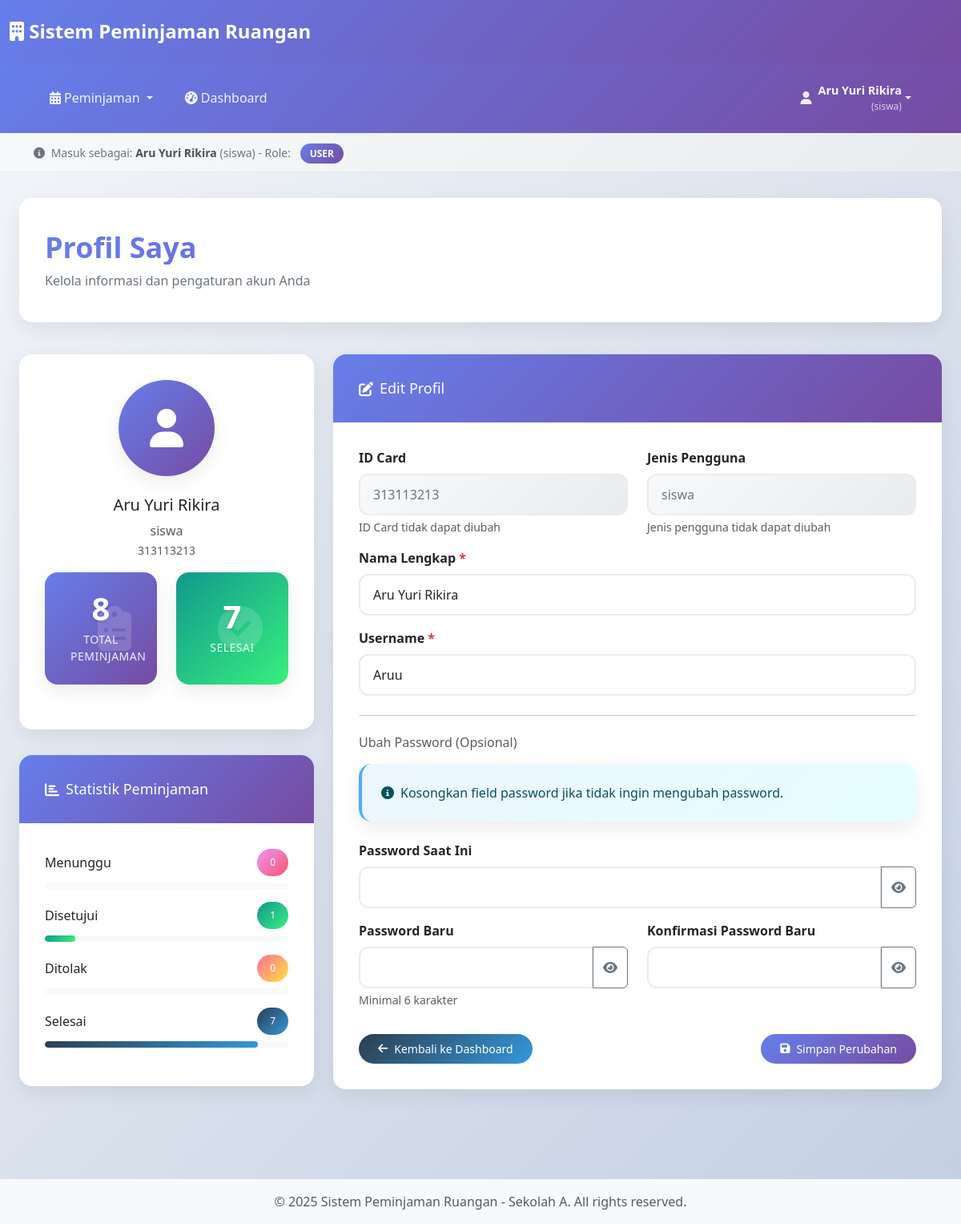
/user/profile.php (signed in), run on the app's committed database.
### tables this page shows
CREATE TABLE IF NOT EXISTS users (
    user_id INT PRIMARY KEY,
    id_card VARCHAR(50),
    username VARCHAR(50),
    password VARCHAR(100),
    role VARCHAR(20),
    jenis_pengguna VARCHAR(50),
    nama_lengkap VARCHAR(100),
    created_at DATETIME
);

### user/profile.php (the view, shortened to what this page needs)
<?php
require_once '../config/database.php';
$user_id = $_SESSION['user_id'];
$stmt = $pdo->prepare("SELECT * FROM users WHERE user_id = ?");
$stmt->execute([$user_id]);
$user = $stmt->fetch();
$stmt = $pdo->prepare("
    SELECT
        COUNT(*) as total,
        SUM(CASE WHEN status = 'menunggu' THEN 1 ELSE 0 END) as menunggu,
        SUM(CASE WHEN status = 'disetujui' THEN 1 ELSE 0 END) as disetujui,
        SUM(CASE WHEN status = 'ditolak' THEN 1 ELSE 0 END) as ditolak,
        SUM(CASE WHEN status = 'selesai' THEN 1 ELSE 0 END) as selesai
    FROM peminjaman_ruangan
    WHERE user_id = ?
");
$stmt->execute([$user_id]);
$stats = $stmt->fetch();
include '../includes/header.php';
include '../includes/navbar.php';
?>
<div class="main-content">
    <div class="dashboard-header fade-in-up">
        <h1 class="dashboard-title">Profil Saya</h1>
        <p class="dashboard-subtitle">Kelola informasi dan pengaturan akun Anda</p>
    </div>
    <div class="row">
        <div class="col-lg-4">
            <div class="content-card fade-in-up animate-delay-1">
                <div class="card-body text-center">
                    <div class="profile-avatar">
                        <i class="fas fa-user"></i>
                    </div>
                    <h5 class="mb-2"><?= htmlspecialchars($user['nama_lengkap']) ?></h5>
                    <p class="text-muted mb-3">
                        <?= htmlspecialchars($user['jenis_pengguna']) ?><br>
                        <small><?= htmlspecialchars($user['id_card']) ?></small>
                    </p>
                    <div class="row text-center">
                        <div class="col-6">
                            <div class="stats-card stats-card-primary">
                                <div class="stats-card-body">
                                    <h4 class="stats-number"><?= $stats['total'] ?></h4>
                                    <p class="stats-label">Total Peminjaman</p>
                                </div>
                                <i class="fas fa-clipboard-list stats-icon"></i>
                            </div>
                        </div>
                        <div class="col-6">
                            <div class="stats-card stats-card-success">
                                <div class="stats-card-body">
                                    <h4 class="stats-number"><?= $stats['selesai'] ?></h4>
                                    <p class="stats-label">Selesai</p>
                                </div>
                                <i class="fas fa-check-circle stats-icon"></i>
                            </div>
                        </div>
                    </div>
                </div>
            </div>
            <div class="content-card fade-in-up animate-delay-2">
                <div class="card-header-modern">
                    <h6><i class="fas fa-chart-bar"></i> Statistik Peminjaman</h6>
                </div>
                <div class="card-body">
                    <div class="mb-3">
                        <div class="d-flex justify-content-between align-items-center mb-1">
                            <span>Menunggu</span>
                            <span class="badge-modern badge-warning"><?= $stats['menunggu'] ?></span>
                        </div>
                        <div class="progress-modern">
                        </div>
                    </div>
                    <div class="mb-3">
                        <div class="d-flex justify-content-between align-items-center mb-1">
                            <span>Disetujui</span>
                            <span class="badge-modern badge-success"><?= $stats['disetujui'] ?></span>
                        </div>
                        <div class="progress-modern">
                            <div class="progress-bar-modern progress-bar-success" style="width: <?= $stats['total'] > 0 ? ($stats['disetujui']/$stats['total']*100) : 0 ?>%"></div>
                        </div>
                    </div>
                    <div class="mb-3">
                        <div class="d-flex justify-content-between align-items-center mb-1">
                            <span>Ditolak</span>
                            <span class="badge-modern badge-danger"><?= $stats['ditolak'] ?></span>
                        </div>
                        <div class="progress-modern">
                        </div>
                    </div>
                    <div class="mb-3">
                        <div class="d-flex justify-content-between align-items-center mb-1">
                            <span>Selesai</span>
                            <span class="badge-modern badge-secondary"><?= $stats['selesai'] ?></span>
                        </div>
                        <div class="progress-modern">
                            <div class="progress-bar-modern progress-bar-secondary" style="width: <?= $stats['total'] > 0 ? ($stats['selesai']/$stats['total']*100) : 0 ?>%"></div>
                        </div>
                    </div>
                </div>
            </div>
        </div>
        <div class="col-lg-8">
            <div class="content-card fade-in-up animate-delay-3">
                <div class="card-header-modern">
                    <h5><i class="fas fa-edit"></i> Edit Profil</h5>
                </div>
                <div class="card-body">
                    <form method="POST">
                        <div class="row">
                            <div class="col-md-6">
                                <div class="mb-3">
                                    <label for="id_card" class="form-label fw-semibold">ID Card</label>
                                    <input type="text" class="form-control form-control-modern" id="id_card" value="<?= htmlspecialchars($user['id_card']) ?>" readonly>
                                    <div class="form-text">ID Card tidak dapat diubah</div>
                                </div>
                            </div>
                            <div class="col-md-6">
                                <div class="mb-3">
                                    <label for="jenis_pengguna" class="form-label fw-semibold">Jenis Pengguna</label>
                                    <input type="text" class="form-control form-control-modern" id="jenis_pengguna" value="<?= htmlspecialchars($user['jenis_pengguna']) ?>" readonly>
                                    <div class="form-text">Jenis pengguna tidak dapat diubah</div>
                                </div>
                            </div>
                        </div>
                        <div class="mb-3">
                            <label for="nama_lengkap" class="form-label fw-semibold">Nama Lengkap <span class="text-danger">*</span></label>
                            <input type="text" class="form-control form-control-modern" id="nama_lengkap" name="nama_lengkap"
                                   value="<?= htmlspecialchars($user['nama_lengkap']) ?>" required>
                        </div>
                        <div class="mb-3">
                            <label for="username" class="form-label fw-semibold">Username <span class="text-danger">*</span></label>
                            <input type="text" class="form-control form-control-modern" id="username" name="username"
                                   value="<?= htmlspecialchars($user['username']) ?>" required>
                        </div>
                        <hr class="my-4">
                        <h6 class="text-muted mb-3">Ubah Password (Opsional)</h6>
                        <div class="alert-modern alert-info-modern mb-4">
                            <i class="fas fa-info-circle"></i>
                            <span>Kosongkan field password jika tidak ingin mengubah password.</span>
                        </div>
                        <div class="mb-3">
                            <label for="current_password" class="form-label fw-semibold">Password Saat Ini</label>
                            <div class="input-group">
                                <input type="password" class="form-control form-control-modern" id="current_password" name="current_password" style="border-top-right-radius: 0; border-bottom-right-radius: 0;">
                                <button class="btn btn-outline-secondary" type="button" onclick="togglePassword('current_password')" style="border-top-left-radius: 0; border-bottom-left-radius: 0;">
                                    <i class="fas fa-eye" id="current_password_icon"></i>
                                </button>
                            </div>
                        </div>
                        <div class="row">
                            <div class="col-md-6">
                                <div class="mb-3">
                                    <label for="new_password" class="form-label fw-semibold">Password Baru</label>
                                    <div class="input-group">
                                        <input type="password" class="form-control form-control-modern" id="new_password" name="new_password" style="border-top-right-radius: 0; border-bottom-right-radius: 0;">
                                        <button class="btn btn-outline-secondary" type="button" onclick="togglePassword('new_password')" style="border-top-left-radius: 0; border-bottom-left-radius: 0;">
                                            <i class="fas fa-eye" id="new_password_icon"></i>
                                        </button>
                                    </div>
                                    <div class="form-text">Minimal 6 karakter</div>
                                </div>
                            </div>
                            <div class="col-md-6">
                                <div class="mb-3">
                                    <label for="confirm_password" class="form-label fw-semibold">Konfirmasi Password Baru</label>
                                    <div class="input-group">
                                        <input type="password" class="form-control form-control-modern" id="confirm_password" name="confirm_password" style="border-top-right-radius: 0; border-bottom-right-radius: 0;">
                                        <button class="btn btn-outline-secondary" type="button" onclick="togglePassword('confirm_password')" style="border-top-left-radius: 0; border-bottom-left-radius: 0;">
                                            <i class="fas fa-eye" id="confirm_password_icon"></i>
                                        </button>
                                    </div>
                                </div>
                            </div>
                        </div>
                        <div class="d-flex justify-content-between pt-3">
                            <a href="index.php" class="btn btn-secondary-modern btn-modern">
                                <i class="fas fa-arrow-left"></i> Kembali ke Dashboard
                            </a>
                            <button type="submit" class="btn btn-primary-modern btn-modern">
                                <i class="fas fa-save"></i> Simpan Perubahan
                            </button>
                        </div>
                    </form>
                </div>
            </div>
        </div>
    </div>
</div>
<?php include '../includes/footer.php'; ?>

### includes/header.php (style rules this page uses)
:root { --primary-gradient: linear-gradient(135deg, #667eea 0%, #764ba2 100%); --success-gradient: linear-gradient(135deg, #11998e 0%, #38ef7d 100%); --warning-gradient: linear-gradient(135deg, #f093fb 0%, #f5576c 100%); --info-gradient: linear-gradient(135deg, #4facfe 0%, #00f2fe 100%); --danger-gradient: linear-gradient(135deg, #fa709a 0%, #fee140 100%); --dark-gradient: linear-gradient(135deg, #2c3e50 0%, #3498db 100%); --card-shadow: 0 10px 30px rgba(0,0,0,0.1); --card-hover-shadow: 0 20px 40px rgba(0,0,0,0.15); }
body { background: linear-gradient(135deg, #f5f7fa 0%, #c3cfe2 100%); min-height: 100vh; font-family: 'Segoe UI', Tahoma, Geneva, Verdana, sans-serif; }
.main-content { padding: 2rem; }
.dashboard-header { background: white; border-radius: 20px; padding: 2rem; margin-bottom: 2rem; box-shadow: var(--card-shadow); border: none; }
.dashboard-title { background: var(--primary-gradient); -webkit-background-clip: text; -webkit-text-fill-color: transparent; background-clip: text; font-weight: 700; font-size: 2.5rem; margin: 0; }
.content-card { border: none; border-radius: 20px; box-shadow: var(--card-shadow); overflow: hidden; background: white; transition: all 0.3s ease; margin-bottom: 2rem; }
.card-header-modern { background: linear-gradient(135deg, #667eea 0%, #764ba2 100%); color: white; border: none; padding: 1.5rem 2rem; font-weight: 600; }
.form-control-modern { border: 2px solid #e9ecef; border-radius: 10px; padding: 0.75rem 1rem; transition: all 0.3s ease; background: white; }
.badge-modern { padding: 0.5rem 1rem; border-radius: 50px; font-weight: 500; font-size: 0.75rem; display: inline-flex; align-items: center; gap: 0.25rem; }
.badge-success { background: var(--success-gradient); color: white; }
.badge-warning { background: var(--warning-gradient); color: white; }
.badge-danger { background: var(--danger-gradient); color: white; }
.btn-modern { border-radius: 50px; padding: 0.5rem 1rem; font-weight: 500; border: none; transition: all 0.3s ease; text-decoration: none; display: inline-flex; align-items: center; gap: 0.25rem; font-size: 0.875rem; }
.btn-primary-modern { background: var(--primary-gradient); color: white; }
.btn-secondary-modern { background: var(--dark-gradient); color: white; }
.alert-modern { border: none; border-radius: 15px; padding: 1rem 1.5rem; margin-bottom: 1.5rem; box-shadow: var(--card-shadow); color: white; }
.fade-in-up { animation: fadeInUp 0.6s ease-out; }
.animate-delay-1 { animation-delay: 0.1s; }
.animate-delay-2 { animation-delay: 0.2s; }
.animate-delay-3 { animation-delay: 0.3s; }

### includes/navbar.php (style rules this page uses)
:root { --primary-gradient: linear-gradient(135deg, #667eea 0%, #764ba2 100%); --success-gradient: linear-gradient(135deg, #11998e 0%, #38ef7d 100%); --warning-gradient: linear-gradient(135deg, #f093fb 0%, #f5576c 100%); --info-gradient: linear-gradient(135deg, #4facfe 0%, #00f2fe 100%); --danger-gradient: linear-gradient(135deg, #fa709a 0%, #fee140 100%); --dark-gradient: linear-gradient(135deg, #2c3e50 0%, #3498db 100%); --card-shadow: 0 10px 30px rgba(0,0,0,0.1); --card-hover-shadow: 0 20px 40px rgba(0,0,0,0.15); }
body { background: linear-gradient(135deg, #f5f7fa 0%, #c3cfe2 100%); min-height: 100vh; font-family: 'Segoe UI', Tahoma, Geneva, Verdana, sans-serif; }
.dashboard-header { position: relative; z-index: -1; }

### data on the page
users: nama_lengkap "Aru Yuri Rikira", jenis_pengguna "siswa", id_card "313113213", username "Aruu"

### other printed values
$userName "Aru Yuri Rikira"
$jenisUser "siswa"
$userRole "USER"
$stats['total'] "8"
$stats['selesai'] "7"
$stats['menunggu'] "0"
$stats['disetujui'] "1"
$stats['ditolak'] "0"
